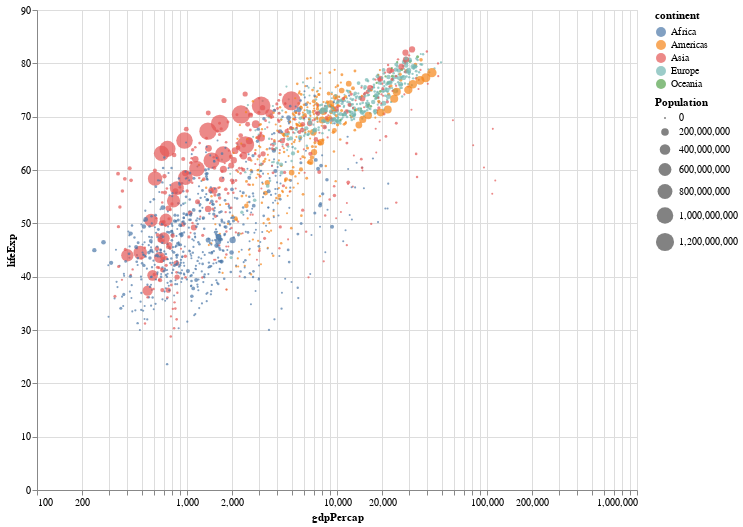

This figure's notebook cell:
### Code cell
import altair as alt

# Make charts renderable in notebooks
alt.data_transformers.disable_max_rows()

base = alt.Chart(gapminder).mark_circle().encode(
    x=alt.X('gdpPercap:Q', scale=alt.Scale(type='log')),
    y='lifeExp:Q',
    color='continent:N',
    size=alt.Size('pop:Q', title='Population'),
    tooltip=['country:N','continent:N','year:O','lifeExp:Q','gdpPercap:Q','pop:Q']
).properties(width=600, height=480)

base.interactive()

### Figure 1 — Vega-Lite specification as saved in the notebook (floating-point values rounded to 4 significant figures; data arrays with more than 128 entries replaced by an {"elided": "..."} marker saying what was removed)
{"config": {"view": {"continuousWidth": 300, "continuousHeight": 300}}, "data": {"name": "data-eced55d58228bc8fcf7473443ff18369"}, "mark": {"type": "circle"}, "encoding": {"color": {"field": "continent", "type": "nominal"}, "size": {"field": "pop", "title": "Population", "type": "quantitative"}, "tooltip": [{"field": "country", "type": "nominal"}, {"field": "continent", "type": "nominal"}, {"field": "year", "type": "ordinal"}, {"field": "lifeExp", "type": "quantitative"}, {"field": "gdpPercap", "type": "quantitative"}, {"field": "pop", "type": "quantitative"}], "x": {"field": "gdpPercap", "scale": {"type": "log"}, "type": "quantitative"}, "y": {"field": "lifeExp", "type": "quantitative"}}, "height": 480, "params": [{"name": "param_2", "select": {"type": "interval", "encodings": ["x", "y"]}, "bind": "scales"}], "width": 600, "$schema": "https://vega.github.io/schema/vega-lite/v5.20.1.json", "datasets": {"data-eced55d58228bc8fcf7473443ff18369": {"elided": "1704 records"}}}
